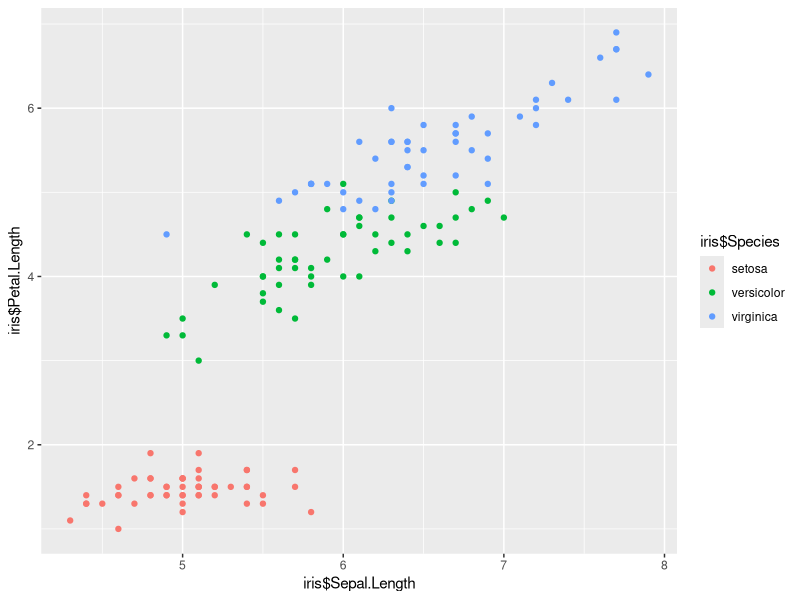

Recreate this plot in R.
library(ggplot2)

data(iris)
summary(iris)

ggplot(iris, aes(x=iris$Sepal.Length, y=iris$Petal.Length, col=iris$Species)) + geom_point()